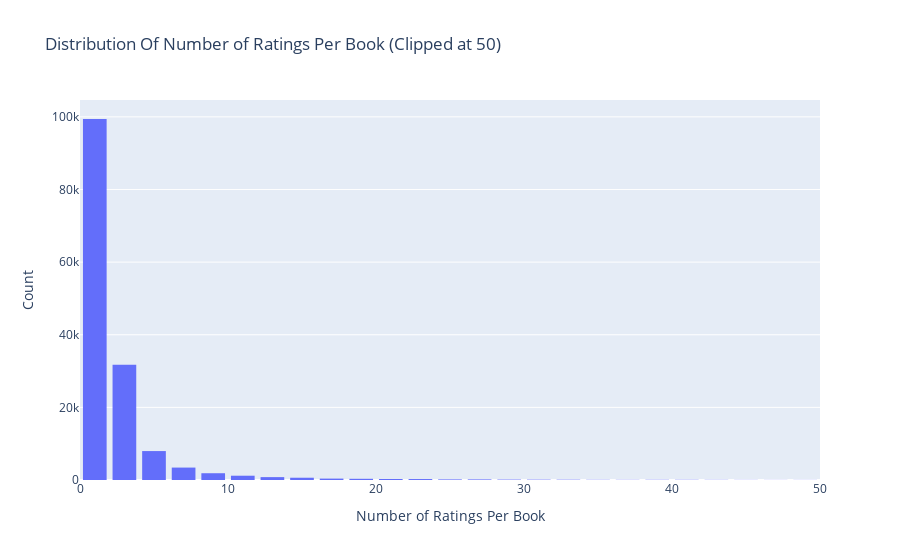

Write notebook code for a chart like this one.
### Markdown cell above
### Ratings Distribution By Book

### Code cell
# Number of ratings per book
data = df.groupby('ISBN')['bookRating'].count().clip(upper=50)

# Create trace
trace = go.Histogram(x = data.values,
                     name = 'Ratings',
                     xbins = dict(start = 0,
                                  end = 50,
                                  size = 2))
# Create layout
layout = go.Layout(title = 'Distribution Of Number of Ratings Per Book (Clipped at 50)',
                   xaxis = dict(title = 'Number of Ratings Per Book'),
                   yaxis = dict(title = 'Count'),
                   bargap = 0.2)

# Create plot
fig = go.Figure(data=[trace], layout=layout)
iplot(fig)

### Figure 1 — Plotly figure (JSON) as saved in the notebook; plotly's stock layout.template omitted (floating-point values rounded to 4 significant figures; data arrays with more than 128 entries replaced by an {"elided": "..."} marker saying what was removed)
{"data": [{"name": "Ratings", "type": "histogram", "x": {"elided": "149836 int values"}, "xbins": {"end": 50, "size": 2, "start": 0}}], "layout": {"autosize": true, "bargap": 0.2, "title": {"text": "Distribution Of Number of Ratings Per Book (Clipped at 50)"}, "xaxis": {"autorange": true, "range": [0, 50], "title": {"text": "Number of Ratings Per Book"}, "type": "linear"}, "yaxis": {"autorange": true, "range": [0, 104600.0], "title": {"text": "Count"}}}}
